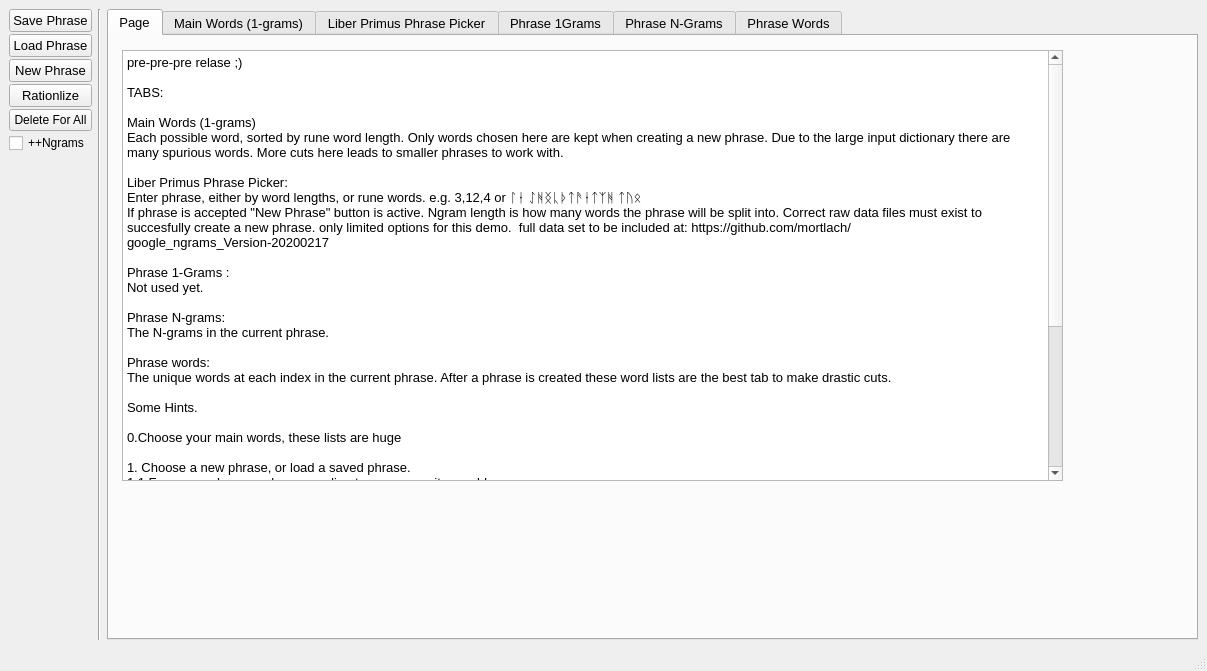
<?xml version="1.0" encoding="UTF-8"?>
<ui version="4.0">
 <class>MainWindow</class>
 <widget class="QMainWindow" name="MainWindow">
  <property name="geometry">
   <rect>
    <x>0</x>
    <y>0</y>
    <width>1207</width>
    <height>671</height>
   </rect>
  </property>
  <property name="sizePolicy">
   <sizepolicy hsizetype="Expanding" vsizetype="Expanding">
    <horstretch>0</horstretch>
    <verstretch>0</verstretch>
   </sizepolicy>
  </property>
  <property name="windowTitle">
   <string>MainWindow</string>
  </property>
  <widget class="QWidget" name="centralwidget">
   <layout class="QHBoxLayout" name="horizontalLayout_2">
    <item>
     <layout class="QVBoxLayout" name="mainWindowSideLayout">
      <property name="spacing">
       <number>2</number>
      </property>
      <item>
       <widget class="QPushButton" name="savephrase_pushButton">
        <property name="font">
         <font>
          <pointsize>10</pointsize>
         </font>
        </property>
        <property name="toolTip">
         <string>&lt;html&gt;&lt;head/&gt;&lt;body&gt;&lt;p&gt;&lt;span style=&quot; font-size:12pt;&quot;&gt;Save all files&lt;/span&gt;&lt;/p&gt;&lt;/body&gt;&lt;/html&gt;</string>
        </property>
        <property name="text">
         <string>Save Phrase</string>
        </property>
       </widget>
      </item>
      <item>
       <widget class="QPushButton" name="loadphrase_pushButton">
        <property name="font">
         <font>
          <pointsize>10</pointsize>
         </font>
        </property>
        <property name="toolTip">
         <string>&lt;html&gt;&lt;head/&gt;&lt;body&gt;&lt;p&gt;&lt;span style=&quot; font-size:12pt;&quot;&gt;Load a Phrase, navigate to phrase directory and open config.txt&lt;/span&gt;&lt;/p&gt;&lt;/body&gt;&lt;/html&gt;</string>
        </property>
        <property name="text">
         <string>Load Phrase</string>
        </property>
       </widget>
      </item>
      <item>
       <widget class="QPushButton" name="newphrase_pushButton">
        <property name="font">
         <font>
          <pointsize>10</pointsize>
         </font>
        </property>
        <property name="toolTip">
         <string>&lt;html&gt;&lt;head/&gt;&lt;body&gt;&lt;p&gt;&lt;span style=&quot; font-size:12pt;&quot;&gt;Creates new phrase from raw data.&lt;/span&gt;&lt;/p&gt;&lt;p&gt;&lt;span style=&quot; font-size:12pt;&quot;&gt;Enabled if succesfull phrase entered.&lt;/span&gt;&lt;/p&gt;&lt;/body&gt;&lt;/html&gt;</string>
        </property>
        <property name="text">
         <string>New Phrase</string>
        </property>
       </widget>
      </item>
      <item>
       <widget class="QPushButton" name="rationalize_pushButton">
        <property name="font">
         <font>
          <pointsize>10</pointsize>
         </font>
        </property>
        <property name="toolTip">
         <string>&lt;html&gt;&lt;head/&gt;&lt;body&gt;&lt;p&gt;&lt;span style=&quot; font-size:12pt;&quot;&gt;Changes the chosen/not chosen flag for each word and ngram to be consistent with latest manual changes.&lt;/span&gt;&lt;/p&gt;&lt;p&gt;&lt;span style=&quot; font-size:12pt;&quot;&gt;(May take some time)&lt;/span&gt;&lt;/p&gt;&lt;/body&gt;&lt;/html&gt;</string>
        </property>
        <property name="text">
         <string>Rationlize</string>
        </property>
       </widget>
      </item>
      <item>
       <widget class="QPushButton" name="deleteForAllPushButton">
        <property name="toolTip">
         <string>&lt;html&gt;&lt;head/&gt;&lt;body&gt;&lt;p&gt;&lt;span style=&quot; font-size:12pt;&quot;&gt;Delete not chosen words from lists. &lt;/span&gt;&lt;/p&gt;&lt;p&gt;&lt;span style=&quot; font-size:12pt;&quot;&gt;Does not save aftwards. &lt;/span&gt;&lt;/p&gt;&lt;/body&gt;&lt;/html&gt;</string>
        </property>
        <property name="text">
         <string>Delete For All</string>
        </property>
       </widget>
      </item>
      <item>
       <widget class="QCheckBox" name="canaddngrams_checkBox">
        <property name="text">
         <string>++Ngrams</string>
        </property>
       </widget>
      </item>
      <item>
       <spacer name="verticalSpacer_2">
        <property name="font">
         <font>
          <pointsize>10</pointsize>
         </font>
        </property>
        <property name="orientation">
         <enum>Qt::Vertical</enum>
        </property>
        <property name="sizeHint" stdset="0">
         <size>
          <width>20</width>
          <height>40</height>
         </size>
        </property>
       </spacer>
      </item>
     </layout>
    </item>
    <item>
     <widget class="Line" name="line">
      <property name="font">
       <font>
        <pointsize>10</pointsize>
       </font>
      </property>
      <property name="orientation">
       <enum>Qt::Vertical</enum>
      </property>
     </widget>
    </item>
    <item>
     <widget class="QTabWidget" name="tabWidget">
      <property name="font">
       <font>
        <pointsize>10</pointsize>
       </font>
      </property>
      <property name="toolTip">
       <string/>
      </property>
      <property name="currentIndex">
       <number>0</number>
      </property>
      <widget class="QWidget" name="tab">
       <attribute name="title">
        <string>Page</string>
       </attribute>
       <widget class="QPlainTextEdit" name="plainTextEdit">
        <property name="geometry">
         <rect>
          <x>13</x>
          <y>14</y>
          <width>941</width>
          <height>431</height>
         </rect>
        </property>
        <property name="readOnly">
         <bool>true</bool>
        </property>
        <property name="plainText">
         <string>pre-pre-pre relase ;) 

TABS:

Main Words (1-grams) 
Each possible word, sorted by rune word length. Only words chosen here are kept when creating a new phrase. Due to the large input dictionary there are many spurious words. More cuts here leads to smaller phrases to work with.

Liber Primus Phrase Picker: 
Enter phrase, either by word lengths, or rune words. e.g. 3,12,4 or ᛚᛂ ᛇᚻᛝᚳᚦᛏᚫᛂᛏᛉᚻ ᛏᚢᛟ
If phrase is accepted &quot;New Phrase&quot; button is active. Ngram length is how many words the phrase will be split into. Correct raw data files must exist to succesfully create a new phrase. only limited options for this demo.  full data set to be included at: https://github.com/mortlach/google_ngrams_Version-20200217

Phrase 1-Grams : 
Not used yet. 

Phrase N-grams: 
The N-grams in the current phrase.

Phrase words: 
The unique words at each index in the current phrase. After a phrase is created these word lists are the best tab to make drastic cuts.

Some Hints.

0.Choose your main words, these lists are huge

1. Choose a new phrase, or load a saved phrase. 
1.1 For a new phrase make a new directory or overwrite an old one
1.2 To load a phrase navigate to directory and open config,txt

2. Set words/phrases to chosen/not chosen based on your preference. 
2.1 Toggle chosen using mouse double click, spacebar
2.2 Set chosen with t and not chosen with f.  
2.3 Ctrl-a to highlight all items in table, etc 
2.4 To sort click column headers. 

3. Press &quot;Rationalize&quot; to apply the changes throughout the phrase, reducing the numbe rof potential cribs 

Filter chosen not chosen vital radio buttons or right click in table.
Prepend s when setting a new phrase to include _START_ tag in intial cuts
.. ++ .. 
</string>
        </property>
       </widget>
      </widget>
      <widget class="QWidget" name="oneGramTab">
       <property name="sizePolicy">
        <sizepolicy hsizetype="Expanding" vsizetype="Expanding">
         <horstretch>0</horstretch>
         <verstretch>0</verstretch>
        </sizepolicy>
       </property>
       <property name="toolTip">
        <string notr="true"/>
       </property>
       <attribute name="title">
        <string>Main Words (1-grams)</string>
       </attribute>
       <layout class="QVBoxLayout" name="oneGramTabLayout"/>
      </widget>
      <widget class="QWidget" name="lpPhraseTab">
       <property name="sizePolicy">
        <sizepolicy hsizetype="Expanding" vsizetype="Expanding">
         <horstretch>0</horstretch>
         <verstretch>0</verstretch>
        </sizepolicy>
       </property>
       <property name="toolTip">
        <string notr="true"/>
       </property>
       <property name="toolTipDuration">
        <number>1</number>
       </property>
       <attribute name="title">
        <string>Liber Primus Phrase Picker</string>
       </attribute>
       <layout class="QHBoxLayout" name="lpPhraseTabLayout"/>
      </widget>
      <widget class="QWidget" name="phrase1GramTab">
       <property name="toolTip">
        <string notr="true"/>
       </property>
       <attribute name="title">
        <string>Phrase 1Grams</string>
       </attribute>
       <layout class="QVBoxLayout" name="phrase1GramTabLayout"/>
      </widget>
      <widget class="QWidget" name="phraseNGramTab">
       <property name="sizePolicy">
        <sizepolicy hsizetype="Expanding" vsizetype="Expanding">
         <horstretch>0</horstretch>
         <verstretch>0</verstretch>
        </sizepolicy>
       </property>
       <property name="toolTip">
        <string notr="true"/>
       </property>
       <attribute name="title">
        <string>Phrase N-Grams</string>
       </attribute>
       <layout class="QHBoxLayout" name="phraseNGramTabLayout"/>
      </widget>
      <widget class="QWidget" name="phraseWordTab">
       <property name="sizePolicy">
        <sizepolicy hsizetype="Expanding" vsizetype="Expanding">
         <horstretch>0</horstretch>
         <verstretch>0</verstretch>
        </sizepolicy>
       </property>
       <property name="toolTip">
        <string notr="true"/>
       </property>
       <attribute name="title">
        <string>Phrase Words</string>
       </attribute>
       <layout class="QHBoxLayout" name="phraseWordTabLayout"/>
      </widget>
     </widget>
    </item>
   </layout>
  </widget>
  <widget class="QMenuBar" name="menubar">
   <property name="geometry">
    <rect>
     <x>0</x>
     <y>0</y>
     <width>1207</width>
     <height>31</height>
    </rect>
   </property>
  </widget>
  <widget class="QStatusBar" name="statusbar"/>
 </widget>
 <resources/>
 <connections/>
</ui>
